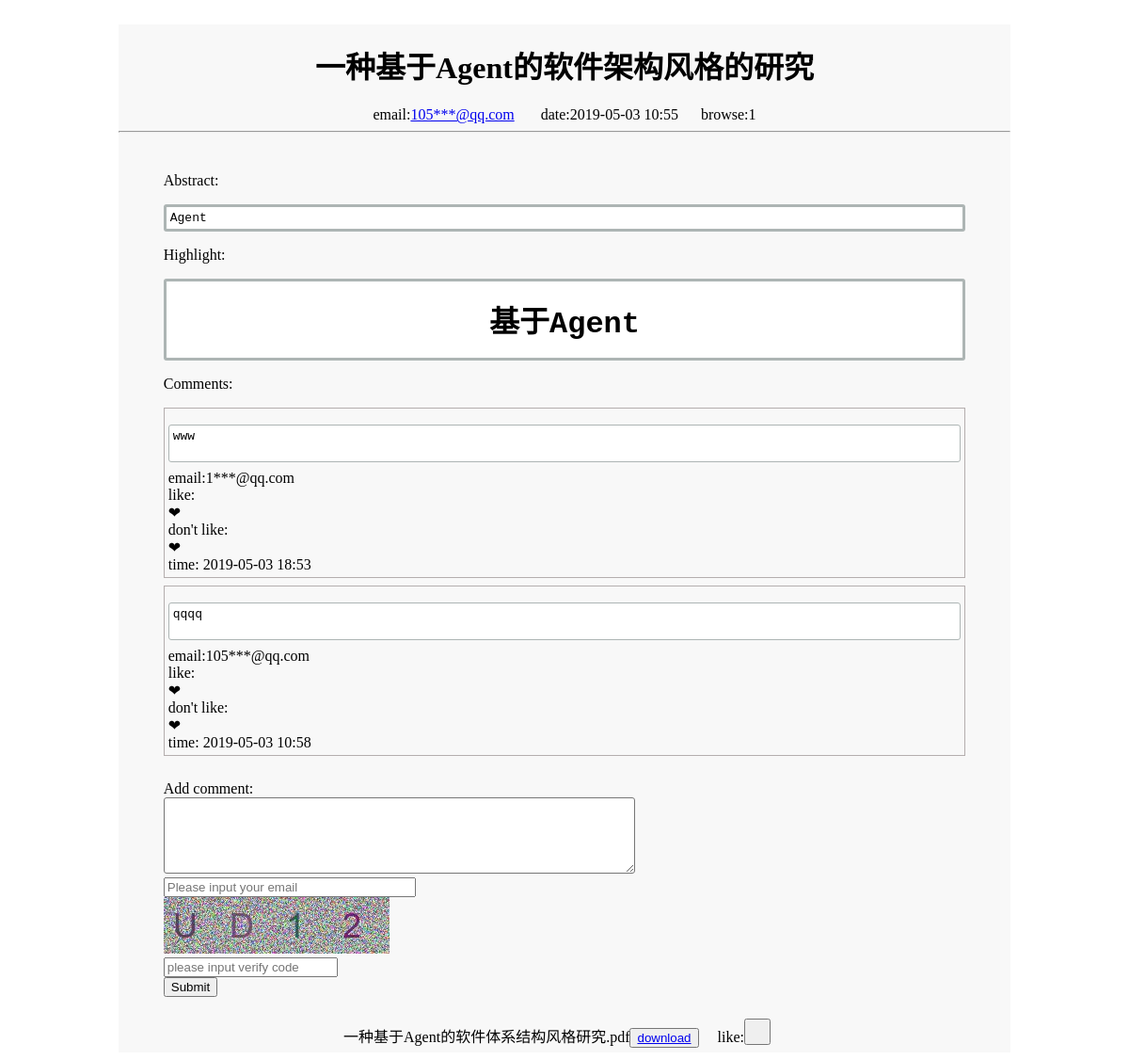
Screenshot of /1fc05507-4436-46ee-aaf6-7301ce28aa6d with the database file from the repository.
### tables this page shows
CREATE TABLE Publish
(
    id text PRIMARY KEY,
    fname text,
    title text,
    abstract text,
    desc text,
    email text,
    path text,
    time text
);

CREATE TABLE Browse
(
    id text,
    count int DEFAULT 0, ip text NULL,
    CONSTRAINT Browse_Publish_id_fk FOREIGN KEY (id) REFERENCES Publish (id)
);

CREATE TABLE Article
(
    id text,
    thumb text,
    comment text,
    email text,
    time text,
    comment_id integer PRIMARY KEY AUTOINCREMENT NOT NULL,
    CONSTRAINT Article_Publish_id_fk FOREIGN KEY (id) REFERENCES Publish (id)
);

### app.py (the view)
@app.route('/<id>')
def title(id):
    info = Serverdatabase.article(id)
    info1 = Serverdatabase.article1(id)
    info2 = Serverdatabase.get_article_catalogue_info(id)
    info3 = Serverdatabase.get_count(id)
    tool = Tool()
    return render_template('article.html', info=info, info1=info1, info2=info2, id=id, info3=info3,tool=tool)

### app.py (called while the page is built)
@app.after_request
def after_request(response):
    if request.path.startswith('/'):
        id = request.path[request.path.rfind('/', 0)+1:]
        print(id)
        ip = request.remote_addr
        print(ip)
        Serverdatabase.set_count(id, ip)
    return response

@app.before_request
def before_request():
    if request.path.startswith('/publish/'):
        verify = Verify()
        verify.show()

@app.before_request
def beforeRequest():
    ip = request.remote_addr
    Serverdatabase.record_ip(ip)

    def jiami(self, email):
        email3 = email
        count1 = len(email)
        email = email[0:email.rfind('@', 0)]
        count = len(email)
        email1 = email[0:int(count / 3)]
        email2 = email[int(count / 3):count]
        email2 = email2.replace(email2, "***")
        email4 = email3[count:count1]
        email5 = email1 + email2 + email4
        return email5

### publish.py (called while the page is built)
    @staticmethod
    def article(id):
        conn = sqlite3.connect('server.sqlite3')
        c = conn.cursor()
        sql = 'select * from Article where id = \'' + id + '\' order by time desc'
        c.execute(sql)
        data = c.fetchall()
        conn.commit()
        c.close()
        conn.close()
        return data

    @staticmethod
    def article1(id):
        conn = sqlite3.connect('server.sqlite3')
        c = conn.cursor()
        sql = 'select * from Publish where id = \'' + id + '\''
        c.execute(sql)
        data = c.fetchall()
        conn.commit()
        c.close()
        conn.close()
        return data

    @staticmethod
    def get_article_catalogue_info(id):
        conn = sqlite3.connect('server.sqlite3')
        c = conn.cursor()
        c.execute("select * from Catalogue where id in "
                  "(select catalogue_id from Article_Catalogue where article_id = '%s')" %id)
        data = c.fetchall()
        conn.commit()
        c.close()
        conn.close()
        return data

    @staticmethod
    def set_count(id, ip):
        conn = sqlite3.connect('server.sqlite3')
        c = conn.cursor()
        sql = 'select * from Browse where id = \''+id+'\' and ip = \'' + ip + '\''
        c.execute(sql)
        data = c.fetchall()
        if data == []:
            c.execute('Insert into Browse(id, count, ip) values (?,?,?)',(id, 1, ip))
            conn.commit()
            c.close()
            conn.close()
        else:
            conn.commit()
            c.close()
            conn.close()

### templates/article.html (shortened to what this page needs)
<!DOCTYPE html>
<html lang="en">
<head>
</head><script src="http://cdn.bootcss.com/jquery/2.2.4/jquery.js"></script>
<body>
<br/>
<div id="head">
{% autoescape false %}
    {% for item in info1 %}
    <li>
  <h1 id="h1">{{ item[2] }}</h1>
        <div align="center">
            <span>  email:<a href = "{{ url_for('author', email =item[5])}} ">{{ tool.jiami(item[5]) }}</a></span>&nbsp;&nbsp;&nbsp;&nbsp;&nbsp;&nbsp;
        <span>date:{{ item[7] }}</span>&nbsp;&nbsp;&nbsp;&nbsp;&nbsp;
    {% autoescape false %}
        {% for item in info3 %}
            <span> browse:{{ item[1] }}</span>
        {% endfor %}
        {% endautoescape %}
    </div>
  <hr>
  <br/><div id="content">
  <p>Abstract: </p>
  <pre>{{ item[3] }}</pre>
  <p>Highlight:</p>
  <pre>{{ item[4] }}</pre>
    </div> </li>
    {% endfor %}
{% endautoescape %}
<div id = "content">
   <p>Comments:</p>
{% autoescape false %}
{% for item in info %}
  <div class="comment"><pre class="comment"><li>{{ item[2] }}</li><br/></pre>
      email:{{ tool.jiami(item[3]) }}
      <br/>
      like: <div class="like1">&#10084;</div>
        don't like: <div class="notlike1">&#10084;</div>
      time: {{ item[4] }}
  </div>
  {% endfor %}
{% endautoescape %}
  </div><br/>
<div id = "content"><form action="{{ url_for("comment",id = id) }}" method="post" onsubmit="return YanZhen()">
    Add comment:<br/> <textarea rows="5" cols="60" name = "comment" required = required ></textarea><br/>
    <input type = "text" required = required name = "email" id = "email" placeholder="Please input your email" ></br>
        <img id="imgimg" src="" alt = "verify_code" >
    <br/>
        <input type = "text" required = required class="form-control" id = "vcode" name = "vcode" placeholder="please input verify code">
   <br>
    <input type="submit" value="Submit">
</form></div>
  <br>
<div>
{% autoescape false %}
    {% for item in info1 %}
    <li>
        <div align="center">{{ item[1] }}<button id="download"><a href="/download/{{ item[1] }}">download</a></button>&nbsp;&nbsp;&nbsp;&nbsp;
            like:<button id="like" style = "backgroundColor:#f8f8f8; width: 28px; height: 28px">
    </button>&nbsp;&nbsp;&nbsp;&nbsp;
    </li>
        {% endfor %}
{% endautoescape %}
  </div>
</div>
</body>
</html>

### templates/article.html (style rules this page uses)
#head { align-content: center; background-color:#f8f8f8; clear: both; margin-left: 10%; margin-right: 10%; padding-bottom: 5px; }
#h1 { align-content: center; text-align: center; margin-top: 10px; padding-top: 10px; }
#content { margin-left: 5%; margin-right: 5%; margin-bottom: 5px; }
#head #content pre { padding: 4px; background-color: #FFFFFF; border-style:solid; border-radius: 3px; border-color: #ADB5B4; }
textarea { border-radius: 3px; }
.comment { border-style: solid; padding: 4px; border-color: #B4AEAE; margin-bottom: 8px; border-width: thin; }
li { list-style: none; }
#email { width: 260px; }

### rows the page displays
Publish: title "一种基于Agent的软件架构风格的研究", jiami "105***@qq.com", time "2019-05-03 10:55", abstract "Agent", desc "基于Agent", fname "一种基于Agent的软件体系结构风格研究.pdf"
Browse: count "1"
Article: comment "www", jiami "1***@qq.com", time "2019-05-03 18:53"
Article: comment "qqqq", jiami "105***@qq.com", time "2019-05-03 10:58"
